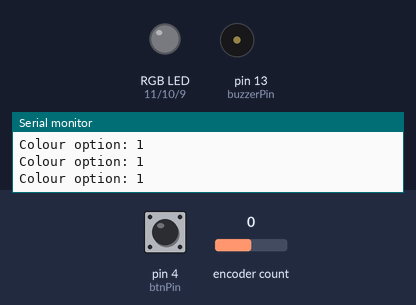
Recording of a sketch running on a simulated Arduino Uno, built with avr-gcc and run on an emulated ATmega328P. Parts: an RGB LED mixed from three pins (HIGH = lit), buzzer (waves = sounding), the last lines printed to the serial monitor. The inputs (shaded band) are chosen by the test bench; at power-on: pin 4 (btnPin) HIGH, encoder count 0.

Above: at 1.2 s.
1.3 s: pin 4 (btnPin) pulled LOW for 1 s
At 2.8 s:
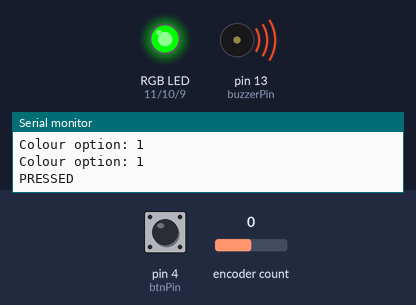
8.3 s: pin 4 (btnPin) pulled LOW for 3.2 s
At 14.4 s:
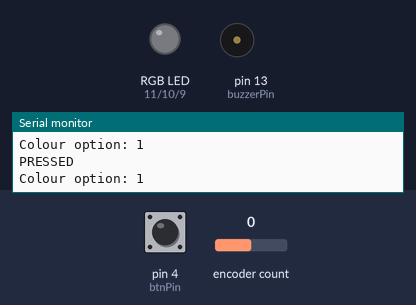
14.5 s: pin 4 (btnPin) pulled LOW for 0.15 s
At 15.2 s:
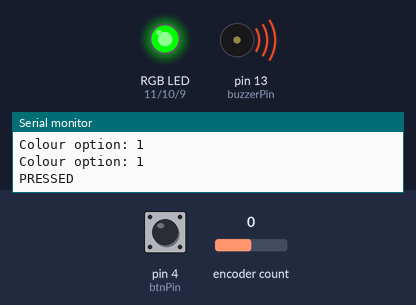
Timing chart, 0 to 21.5 s (numbered marks = the images above; inputs shaded):
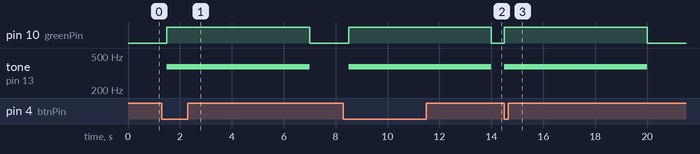

Measured:
- after the input at 1.3 s, pin 10 (greenPin): LOW → HIGH after 0.20 s, → LOW 5.5 s later; tone on pin 13 (buzzerPin): silent → 375 Hz after 0.20 s, → silent 5.5 s later
- after the input at 8.3 s, pin 10 (greenPin): LOW → HIGH after 0.20 s, → LOW 5.5 s later; tone on pin 13 (buzzerPin): silent → 375 Hz after 0.20 s, → silent 5.5 s later
- after the input at 14.5 s, pin 10 (greenPin): LOW → HIGH at once, → LOW 5.5 s later; tone on pin 13 (buzzerPin): silent → 375 Hz at once, → silent 5.5 s later

The sketch:

project-attempt01.ino
```cpp
#include <Encoder.h>

// Encoder
Encoder myEncoder(2, 3);
int btnPin = 4;
int btnState;
int encoderVal = 0;
bool minmax;

// RGB
int greenPin = 10;
int redPin = 11;
int bluePin = 9;
int colourState;

// Buzzer
int buzzerPin = 13;


void setup() {
  Serial.begin(9600);
  pinMode(btnPin, INPUT_PULLUP);

  pinMode(redPin, OUTPUT);
  pinMode(greenPin, OUTPUT);
  pinMode(bluePin, OUTPUT);

  pinMode(buzzerPin, OUTPUT);
}

void loop() {
  moduleReset();
  minmax = false;
  encoderVal = myEncoder.read();

  maintainVal(encoderVal, minmax);
  colourState = colourStateChange(encoderVal);
  btnState = digitalRead(btnPin);
  Serial.println("Colour option: " + String(colourState));

  if(btnState == LOW){
    Serial.println("PRESSED");
    colourOutput(colourState);
    tone(buzzerPin, 375);
    delay(5000);
  }
  delay(500);
}

void maintainVal(int val, bool minmax){
    if (val >= 600 && !minmax){
      encoderVal = 600;
      Serial.println("Please rotate back! Maximum value reached!");
    } else if (val < 0 && !minmax){
      encoderVal = 0;
      Serial.println("Please rotate back! Minimum value reached!");
    }
    minmax = true;
  }

void setColor(int green, int red, int blue) {
  analogWrite(redPin, red);
  analogWrite(greenPin, green);
  analogWrite(bluePin, blue);
}

int colourStateChange(int encoderVal){
  int num = 0;

  if (encoderVal >= 0 && encoderVal <= 100){
    num = 1;
  } else if (encoderVal > 100 && encoderVal <= 200){
    num = 2;
  } else if (encoderVal > 200 && encoderVal <= 300){
    num = 3;
  } else if (encoderVal > 300 && encoderVal <= 400){
    num = 4;
  } else if (encoderVal > 400 && encoderVal <= 500){
    num = 5;
  } else if (encoderVal > 500 && encoderVal <= 600){
    num = 6;
  } else {
    num = 0;
  }
  return num;
}

int colourOutput (int colourState){
  switch (colourState){
    case 1:
      setColor(255, 0, 0);
      tone(buzzerPin, 500);
      break;
    case 2:
      setColor(0, 255, 0);
      tone(buzzerPin, 475);
      break;
    case 3:
      setColor(0, 0, 255);
       tone(buzzerPin, 450);
      break;
    case 4:
      setColor(255, 255, 0);
      tone(buzzerPin, 425);
      break;
    case 5:
      setColor(0, 255, 255);
      tone(buzzerPin, 400);
      break;
    case 6:
      setColor(255, 0, 255);
      tone(buzzerPin, 375);
      break;
  }
}

void moduleReset(){
  setColor(0,0,0);
  noTone(buzzerPin);
}
```
